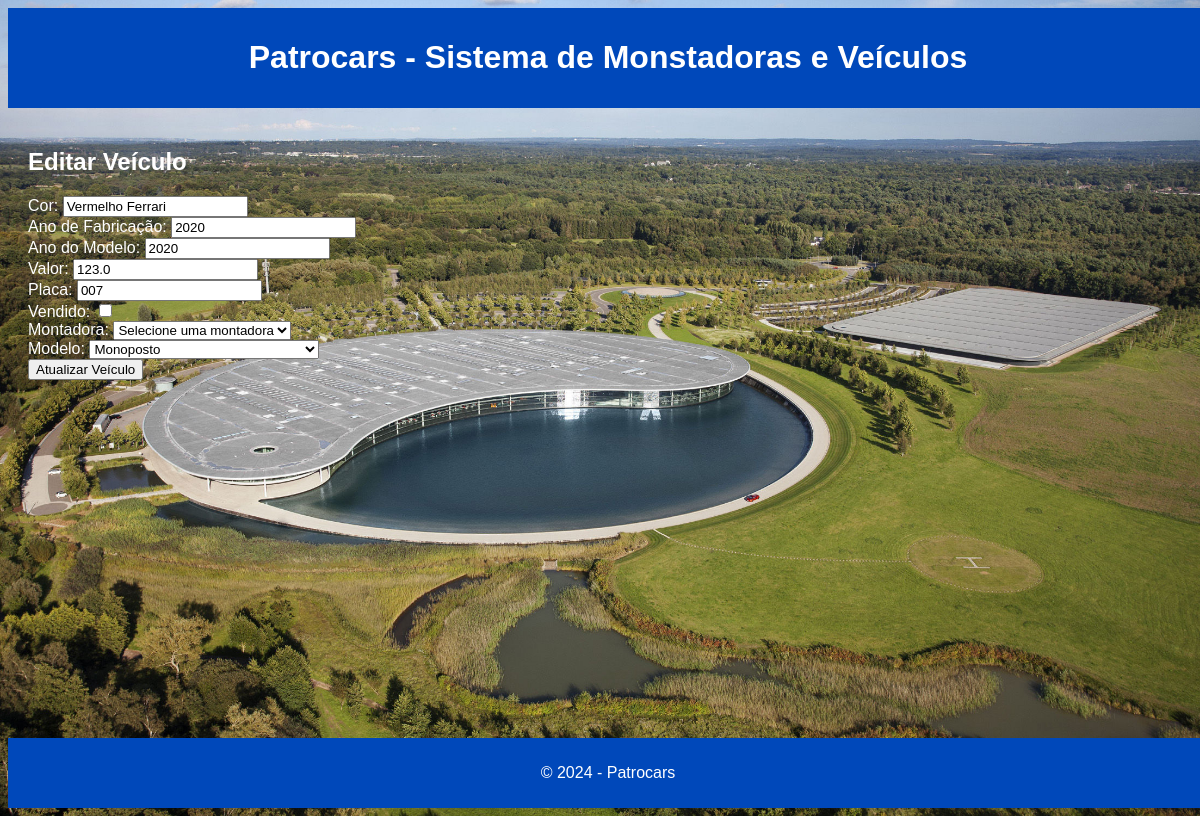
The app's page /veiculos/1/edit with its own data.
### models/veiculo_model.py (models this page shows)
class Veiculo(Base):
    __tablename__ = "veiculos"
    id = Column(Integer, primary_key=True, index=True)
    modelo_id = Column(Integer, ForeignKey('modelos_veiculo.id'))
    cor = Column(String)
    ano_fabricacao = Column(Integer)
    ano_modelo = Column(Integer)
    valor = Column(Float)
    placa = Column(String)
    vendido = Column(Boolean, default=False)
    modelo = relationship("Modelo", back_populates="veiculos")

### models/modelo_model.py (models this page shows)
class Modelo(Base):
    __tablename__ = "modelos_veiculo"
    id = Column(Integer, primary_key=True, index=True)
    nome = Column(String, index=True)
    montadora_id = Column(Integer, ForeignKey('montadoras.id'))
    valor_referencia = Column(Float)
    motorizacao = Column(Float)
    turbo = Column(Boolean, default=False)
    automatico = Column(Boolean, default=False)
    montadora = relationship("Montadora", back_populates="modelos")
    veiculos = relationship("Veiculo", back_populates="modelo")

### controllers/veiculo_controller.py (the view)
@router.get("/veiculos/{veiculo_id}/edit", response_class=HTMLResponse)
def form_edit_veiculo(veiculo_id: int, request: Request, db: Session = Depends(get_db)):
    veiculo = db.query(Veiculo).filter(Veiculo.id == veiculo_id).first()
    modelos = db.query(Modelo).all()
    return templates.TemplateResponse("edit_veiculo.html", {"request": request, "veiculo": veiculo, "modelos": modelos})

### templates/edit_veiculo.html (shortened to what this page needs)
{% extends "base.html" %}
{% block content %}
<h2>Editar Veículo</h2>
<form action="/veiculos/{{ veiculo.id }}/edit" method="post">
    <label for="cor">Cor:</label>
    <input type="text" id="cor" name="cor" value="{{ veiculo.cor }}" required><br>
    <label for="ano_fabricacao">Ano de Fabricação:</label>
    <input type="number" id="ano_fabricacao" name="ano_fabricacao" value="{{ veiculo.ano_fabricacao }}" required><br>
    <label for="ano_modelo">Ano do Modelo:</label>
    <input type="number" id="ano_modelo" name="ano_modelo" value="{{ veiculo.ano_modelo }}" required><br>
    <label for="valor">Valor:</label>
    <input type="number" id="valor" name="valor" value="{{ veiculo.valor }}" required><br>
    <label for="placa">Placa:</label>
    <input type="text" id="placa" name="placa" value="{{ veiculo.placa }}" required><br>
    <label for="vendido">Vendido:</label>
    <input type="checkbox" id="vendido" name="vendido" {% if veiculo.vendido %}checked{% endif %}><br>
    <label for="montadora_id">Montadora:</label>
    <select id="montadora_id" name="montadora_id" onchange="fetchModelos()">
        <option value="">Selecione uma montadora</option>
    </select><br>
    <label for="modelo_id">Modelo:</label>
    <select id="modelo_id" name="modelo_id" required>
        {% for modelo in modelos %}
        <option value="{{ modelo.id }}" {% if modelo.id == veiculo.modelo_id %}selected{% endif %}>
            {{ modelo.nome }}
        </option>
        {% endfor %}
    </select><br>
    <button type="submit">Atualizar Veículo</button>
</form>
{% endblock %}

### static/css/styles.css (style rules this page uses)
body { height: 100vh; width: 100vw; max-height: 1080px; max-width: 1920px; font-family: Arial, sans-serif; background-image: url('/static/images/mclaren3.jpg'); background-size: cover; background-position: center; background-attachment: fixed; color: #ffffff; display: flex; flex-direction: column; justify-content: space-between; overflow: hidden; }

### records on screen
Veiculo: cor "Vermelho Ferrari", ano_fabricacao "2020", ano_modelo "2020", valor "123.0", placa "007", modelo_id "Monoposto"
